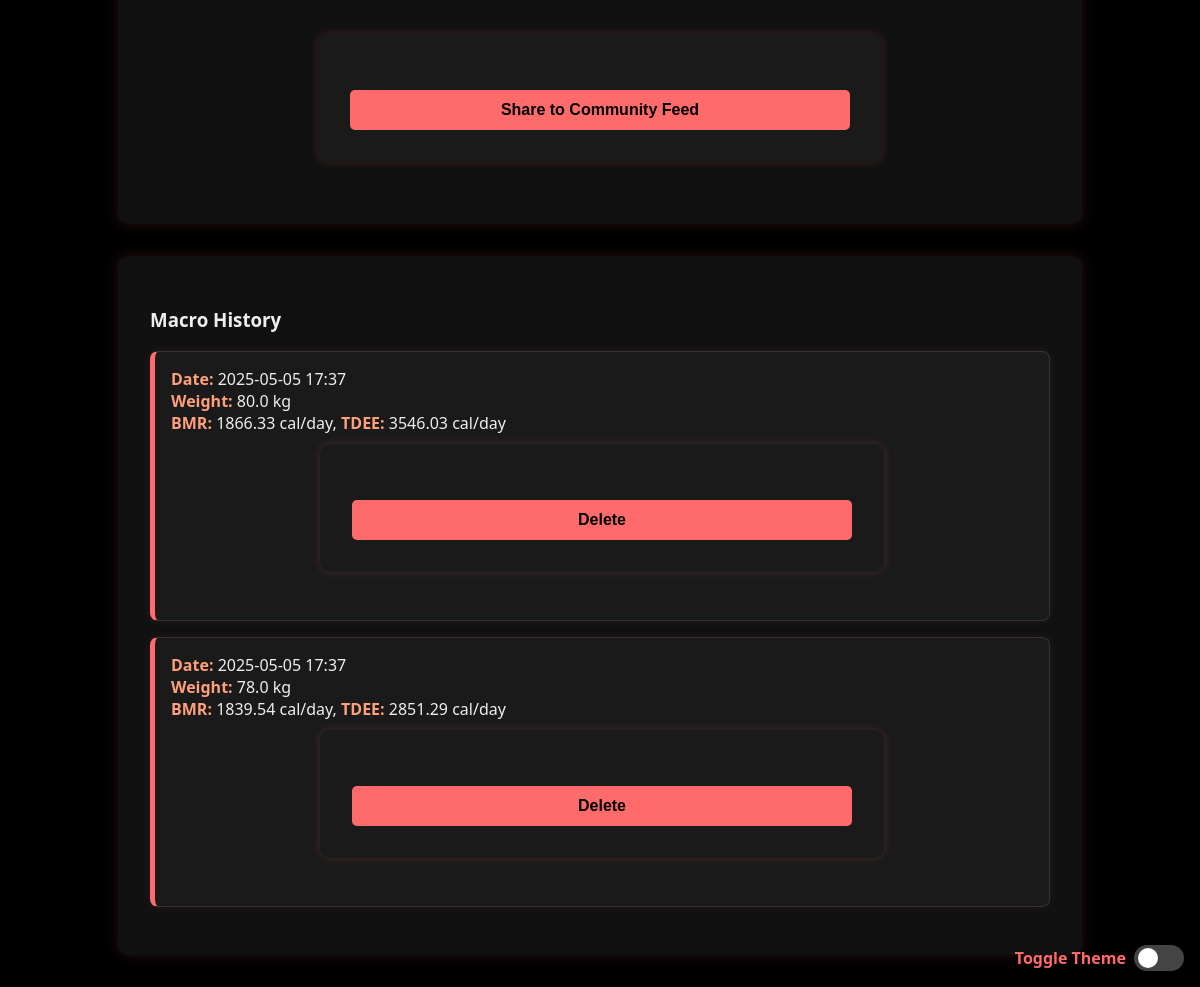
The app's page /profile (signed in, lower part), older data.
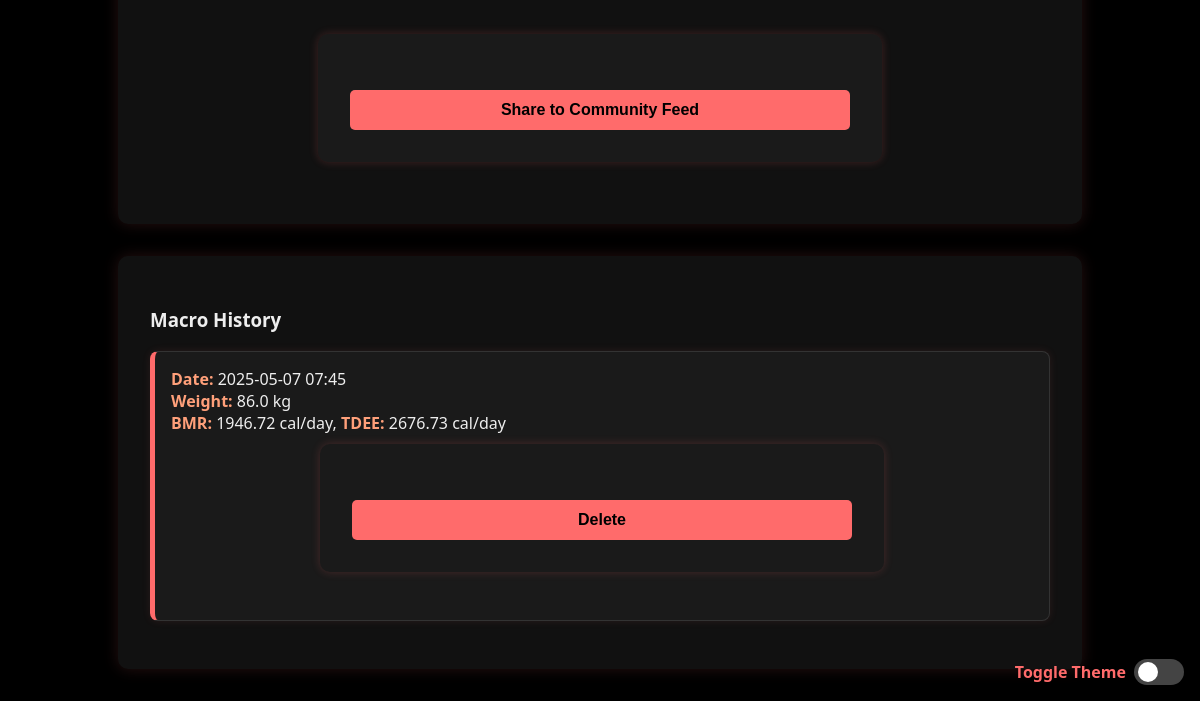
The same page, newer data.
### app/models.py (models this page shows)
class MacroPost(db.Model):
    id = db.Column(db.Integer, primary_key=True)
    gender = db.Column(db.String(10), nullable=False)
    age = db.Column(db.Integer, nullable=False)
    weight = db.Column(db.Float, nullable=False)
    height = db.Column(db.Float, nullable=False)
    bmr = db.Column(db.Float, nullable=False)
    tdee = db.Column(db.Float, nullable=False)
    timestamp = db.Column(db.DateTime, server_default=db.func.now())
    user_id = db.Column(db.Integer, db.ForeignKey('user.id'), nullable=False)
    user = db.relationship('User', backref=db.backref('macroposts', lazy=True))

### app/routes.py (the view)
@app.route("/profile")
def profile():
    if "user" not in session:
        return redirect("/login")  # Block access if not logged in
    user = User.query.filter_by(name=session["user"]).first()
    if not user:
        return redirect("/login")
    macro_posts = MacroPost.query.filter_by(user_id=user.id).order_by(MacroPost.timestamp.desc()).all()
    print(len(macro_posts))
    return render_template("profile.html", user=user, macro_posts=macro_posts)

### app/templates/profile.html (shortened to what this page needs)
{% extends "base.html" %}
{% block content %}
<div class="profile-container">
    <section class="graph">
        <form action="{{ url_for('share_to_feed') }}" method="POST" style="margin-bottom: 30px;">
                    <button type="submit">Share to Community Feed</button>
        </form>
    </section>
    <section class="macro-history">
        <h3>Macro History</h3>
        {% if macro_posts %}
            <ul>
                {% for post in macro_posts %}
                    <li>
                        <strong>Date:</strong> {{ post.timestamp.strftime('%Y-%m-%d %H:%M') }}<br>
                        <strong>Weight:</strong> {{ post.weight }} kg<br>
                        <strong>BMR:</strong> {{ post.bmr }} cal/day,
                        <strong>TDEE:</strong> {{ post.tdee }} cal/day
                        <form action="{{ url_for('delete_macro_post', post_id=post.id) }}" method="POST" style="margin-top: 10px;">
                            <button type="submit" onclick="return confirm('Are you sure you want to delete this entry?');">Delete</button>
                        </form>
                    </li>
                {% endfor %}
            </ul>
        {% else %}
            <p>You haven't saved any results yet.</p>
        {% endif %}
    </section>
</div>
<div class="theme-toggle">
    <label class="theme-label" for="theme-switch">Toggle Theme</label>
    <label class="switch">
        <span class="slider"></span>
    </label>
</div>
{% endblock %}

### app/templates/base.html (shortened to what this page needs)
<!DOCTYPE html>
<html lang="en">
<head>
  <link rel="stylesheet" href="./static/css/style.css" />
</head>
<body>
  <main>
    {% block content %}
    {% endblock %}
  </main>
</body>
</html>

### app/static/css/style.css (style rules this page uses)
body { background-color: #000; color: #eee; font-family: 'Segoe UI', Tahoma, Geneva, Verdana, sans-serif; margin: 0; padding: 0; }
form { background-color: #1a1a1a; padding: 2rem; border-radius: 10px; max-width: 500px; margin: 2rem auto; box-shadow: 0 0 10px rgba(255, 107, 107, 0.2); }
label { font-weight: bold; display: block; margin-top: 1rem; color: #ff6b6b; }
input, select, button { width: 100%; padding: 0.7rem; margin-top: 0.5rem; border-radius: 5px; border: none; background-color: #333; color: #fff; font-size: 1rem; }
button { background-color: #ff6b6b; color: #000; font-weight: bold; margin-top: 1.5rem; cursor: pointer; transition: background-color 0.3s; }
section { background-color: #111; color: #eee; max-width: 900px; margin: 2rem auto; padding: 2rem; border-radius: 10px; box-shadow: 0 0 15px rgba(255, 107, 107, 0.15); }
.macro-history ul { list-style: none; padding: 0; margin: 0; }
.macro-history li { background-color: #1a1a1a; border: 1px solid #333; border-left: 5px solid #ff6b6b; border-radius: 8px; padding: 1rem; margin-bottom: 1rem; box-shadow: 0 0 8px rgba(255, 107, 107, 0.1); transition: transform 0.2s ease; }
.macro-history strong { color: #ffa07a; }
.theme-toggle { position: fixed; bottom: 1rem; right: 1rem; display: flex; align-items: center; gap: 0.5rem; z-index: 10000; }
.theme-label { color: #ff6b6b; font-weight: bold; }
.switch { position: relative; display: inline-block; width: 50px; height: 26px; }
.slider { position: absolute; cursor: pointer; top: 0; left: 0; right: 0; bottom: 0; background-color: #444; transition: 0.4s; border-radius: 34px; }
.slider::before { position: absolute; content: ""; height: 20px; width: 20px; left: 4px; bottom: 3px; background-color: white; transition: 0.4s; border-radius: 50%; }

Row changes from the older to the newer data that the page shows:
removed MacroPost: timestamp "2025-05-05 17:37", weight "80.0", bmr "1866.33", tdee "3546.03"
removed MacroPost: timestamp "2025-05-05 17:37", weight "78.0", bmr "1839.54", tdee "2851.29"
added MacroPost: timestamp "2025-05-07 07:45", weight "86.0", bmr "1946.72", tdee "2676.73"
